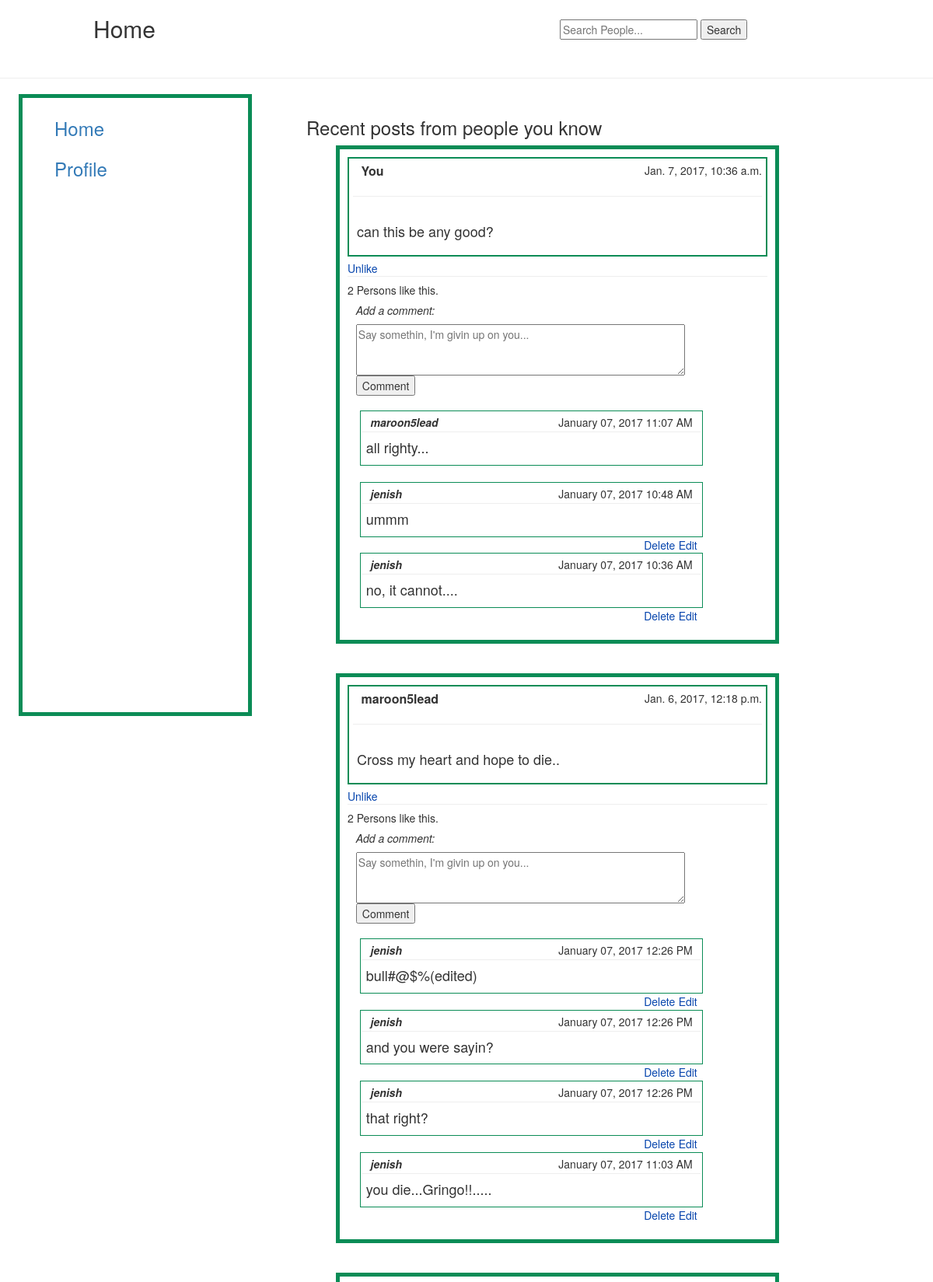
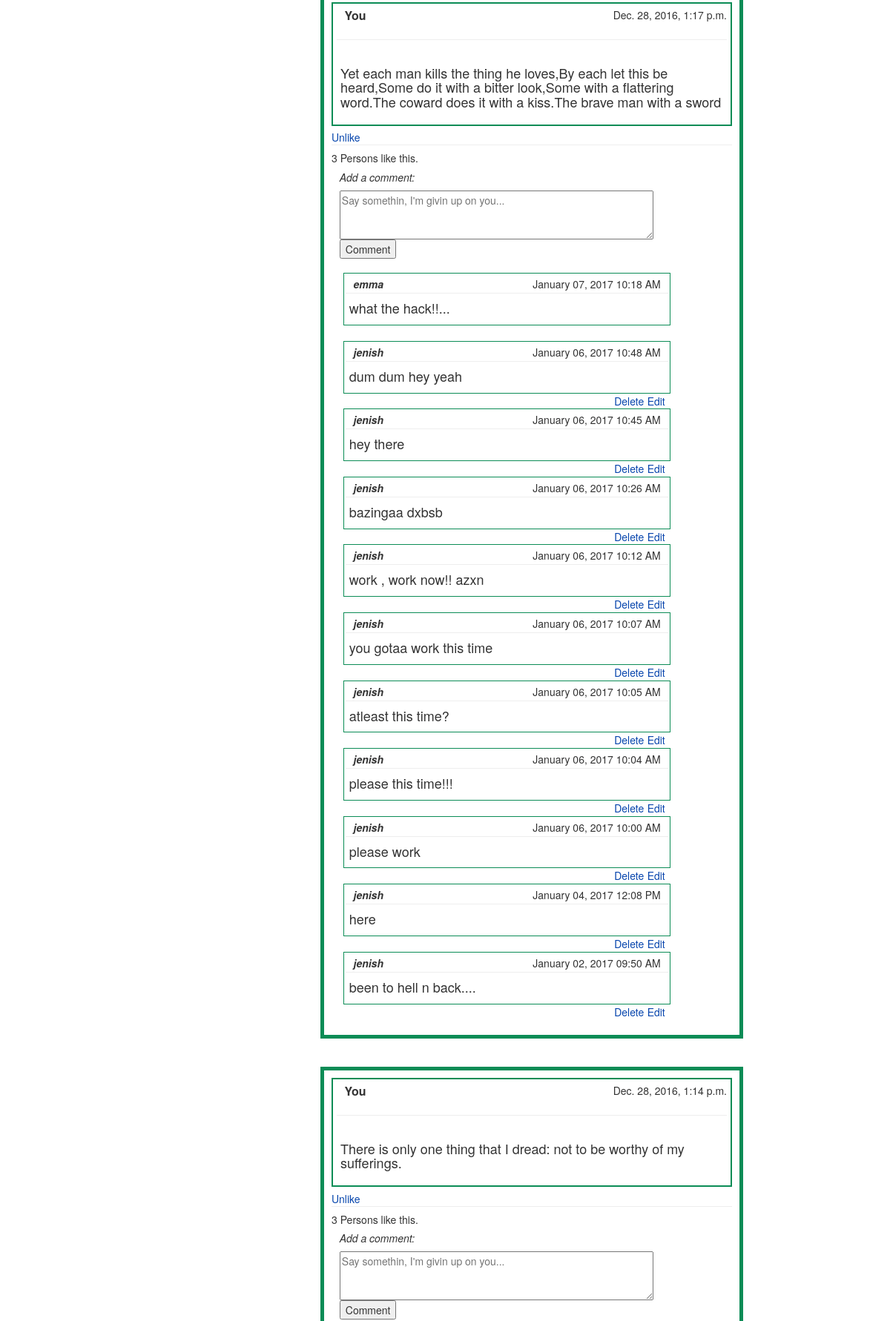
/profile/feed/ (signed in, upper part), run on the app's committed database (2 pictures, top to bottom).
### userprofile/models.py (models this page shows, shortened)
class Post(models.Model):
	user = models.ForeignKey(User)
	text = models.CharField(max_length=1000)
	published_on = models.DateTimeField(auto_now_add=True)
	likes = models.PositiveSmallIntegerField(default=0, blank=True, null=True)
	like_flag = models.NullBooleanField(default=False)
	class Meta:
		ordering = ['-published_on']

class Comment(models.Model):
	user = models.ForeignKey(User)
	post = models.ForeignKey(Post)
	comment = models.CharField(max_length=1000)
	published_on = models.DateTimeField(auto_now_add=True)
	class Meta:
		ordering = ['-published_on']

### userprofile/views.py (the view)
def feed(request):
	if not request.user.is_authenticated:
		return HttpResponseRedirect(reverse('login:log_in'))
	else:
		user = request.user
		user_likes = Like.objects.filter(user=user)
		Post.objects.all().update(like_flag=False)
		for l in user_likes:
			post = Post.objects.get(id=l.post_id)
			post.like_flag = True
			post.save()
		posts = posts_in_feed(request)
		posts = sorted(posts, key = lambda x: x.published_on, reverse=True)
		paginator = Paginator(posts, 4)
		try:
			page_posts = paginator.page(request.GET.get('page'))
		except PageNotAnInteger:
			page_posts = paginator.page(1)
		except EmptyPage:
			page_posts = paginator.page(paginator.num_pages)
		return render(request, 'home.html',{'posts':page_posts,'user':user})

### userprofile/views.py (called while the page is built)
def posts_in_feed(request):
	user = request.user
	persons = Person.objects.filter(user=user)
	posts = []
	for person in persons:
			for p in Post.objects.filter(user=person.person):
				posts.append(p)
	for p in Post.objects.filter(user=user):
		posts.append(p)
	return posts

### userprofile/templates/home.html (shortened to what this page needs)
{% load staticfiles %}
<head>
	<link rel="stylesheet" href="https://maxcdn.bootstrapcdn.com/bootstrap/3.3.6/css/bootstrap.min.css">
</head>
<body style="background-color:#;">
	<div style="height:10%">
		<div style="margin-left:10%; width:40%; float:left;" ><h2>Home</h2></div>
		<div style="margin-right:10%; float:right; width:30%; margin-top:25px">
			<form method="GET" action="{% url 'userprofile:find_person' %}">
				<input  id="search_box" type="text" name="search_box"  placeholder="Search People..." >
				<button id="search_submit" type="submit" >Search</button>
			</form>
		</div>
	</div>
	<hr>
	<div class="col-lg-3 col-md-3" style="float:left; margin-left:2%; width:25%; border:#0b8c56 solid 5px; height:100%; background-color:#;">
		<div style="margin:10%"><a href="{% url 'userprofile:feed' %}"><h3>Home</h3></a></div>
		<div style="margin:10%"><a href="{% url 'userprofile:profile' %}"><h3>Profile</h3></a></div>
	</div>
	<div id="recent-posts" class="col-lg-9 col-md-9" style="background-color:#; float:left; padding:10px; width:65%; margin-left:5%; ">
		<div>
			<h3>Recent posts from people you know</h3>
			{% for post in posts %}
			<div id="div_post" postid="{{ post.id }}" class="col-lg-9 col-md-9" style="background-color:#; float:left; padding:10px; margin-left:5%; border:#0b8c56 solid 5px;margin-bottom:5%;">
				<div style="border:#0b8c56 solid 2px; padding:5px; margin-bottom:1%">
					<div style="float:right">{{ post.published_on }}</div>
					{% if post.user == request.user %}
						<div style="margin-left:2%;"><strong style="font-size: initial;">You</strong></div>
					{% else %}
						<div style="margin-left:2%;"><strong style="font-size: initial;">{{ post.user }}</strong></div>
					{% endif %}
					<hr>
					<div style="padding:5px">
						<h4>{{ post.text }}</h4>
					</div>
				</div>
				<div id="post-likes{{ post.id }}">
					{% if not post.like_flag %}
							<a class="like" onclick="like({{post.id}})" style="color:#0645ad; cursor:pointer;">Like</a>
					{% else %}
						<a class="unlike" onclick="unlike({{post.id}})" style="color:#0645ad; cursor:pointer;" >Unlike</a>
					{% endif %}
					<hr style="margin-top:0px; margin-bottom:0px;">
					<h5>{{ post.likes }} Person{{ post.likes|pluralize }} like this.</h5>
				</div>
				<div style="margin-left:2%">
					<h5><i>Add a comment:</i></h5>
					<form id="comment-form" onsubmit="return false">
						<textarea id="comment-text{{post.id}}" name="comment" placeholder="Say somethin, I'm givin up on you..."rows="3" style="width:80%" required="true"></textarea>
						<br>
						<button onclick="add_comment({{ post.id }})">Comment</button>
					</form>
				</div>
				<div id="comment-list{{post.id}}" style="padding:5px; margin-bottom:1%; margin-left:2%;">
					{% for c in post.comment_set.all %}
						<div id="comments{{c.id}}" style="width:85%; padding:2px; border:#0b8c56 solid 1px; margin-bottom:4%;">
							<div style="padding:2px; margin-left:2%; margin-top:px">
								<strong><i>{{ c.user }}</i></strong>
								<span style="float:right; margin-right:2%;">{{ c.published_on|date:"F d, o h:i A" }}</span>
							</div>
							<hr style="margin-top:0px; margin-bottom:5px">
							<div style="margin:5px;">
								<h4>{{ c.comment }}</h4>
							</div>
							{% if c.user == user %}
								<a style="cursor:pointer; color:#0645ad; float:right; margin-right:1%; margin-top:3px;" onclick="edit_comment_box({{c.id}})" >Edit</a>
								<a style="cursor:pointer; color:#0645ad; float:right; margin-right:1%; margin-top:3px;" onclick="delete_comment({{c.id}})" >Delete</a>
							{% endif %}
						</div>
					{% endfor %}
				</div>
			</div>
			{% endfor %}
		</div>
	</div>
</body>

### data on the page
Post: published_on "Jan. 7, 2017, 10:36 a.m.", shows "You", text "can this be any good?", likes "2", comment "Say somethin, I'm givin up on you..."
Comment: user "maroon5lead", published_on "January 07, 2017 11:07 AM", comment "all righty..."
Comment: user "jenish", published_on "January 07, 2017 10:48 AM", comment "ummm"
Comment: user "jenish", published_on "January 07, 2017 10:36 AM", comment "no, it cannot...."
Post: published_on "Jan. 6, 2017, 12:18 p.m.", user "maroon5lead", text "Cross my heart and hope to die..", likes "2", comment "Say somethin, I'm givin up on you..."
Comment: user "jenish", published_on "January 07, 2017 12:26 PM", comment "bull#@$%(edited)"
Comment: user "jenish", published_on "January 07, 2017 12:26 PM", comment "and you were sayin?"
Comment: user "jenish", published_on "January 07, 2017 12:26 PM", comment "that right?"
Comment: user "jenish", published_on "January 07, 2017 11:03 AM", comment "you die...Gringo!!....."
Post: published_on "Dec. 28, 2016, 1:17 p.m.", shows "You", text "Yet each man kills the thing he loves,By each let this be heard,Some do it with a bitter look,Some with a flattering word.The coward does it with a kiss.The brave man with a sword", likes "3", comment "Say somethin, I'm givin up on you..."
Comment: user "emma", published_on "January 07, 2017 10:18 AM", comment "what the hack!!..."
Comment: user "jenish", published_on "January 06, 2017 10:48 AM", comment "dum dum hey yeah"
Comment: user "jenish", published_on "January 06, 2017 10:45 AM", comment "hey there"
Comment: user "jenish", published_on "January 06, 2017 10:26 AM", comment "bazingaa dxbsb"
Comment: user "jenish", published_on "January 06, 2017 10:12 AM", comment "work , work now!! azxn"
Comment: user "jenish", published_on "January 06, 2017 10:07 AM", comment "you gotaa work this time"
Comment: user "jenish", published_on "January 06, 2017 10:05 AM", comment "atleast this time?"
Comment: user "jenish", published_on "January 06, 2017 10:04 AM", comment "please this time!!!"
Comment: user "jenish", published_on "January 06, 2017 10:00 AM", comment "please work"
Comment: user "jenish", published_on "January 04, 2017 12:08 PM", comment "here"
Comment: user "jenish", published_on "January 02, 2017 09:50 AM", comment "been to hell n back...."
Post: published_on "Dec. 28, 2016, 1:14 p.m.", shows "You", text "There is only one thing that I dread: not to be worthy of my sufferings.", likes "3", comment "Say somethin, I'm givin up on you..."
